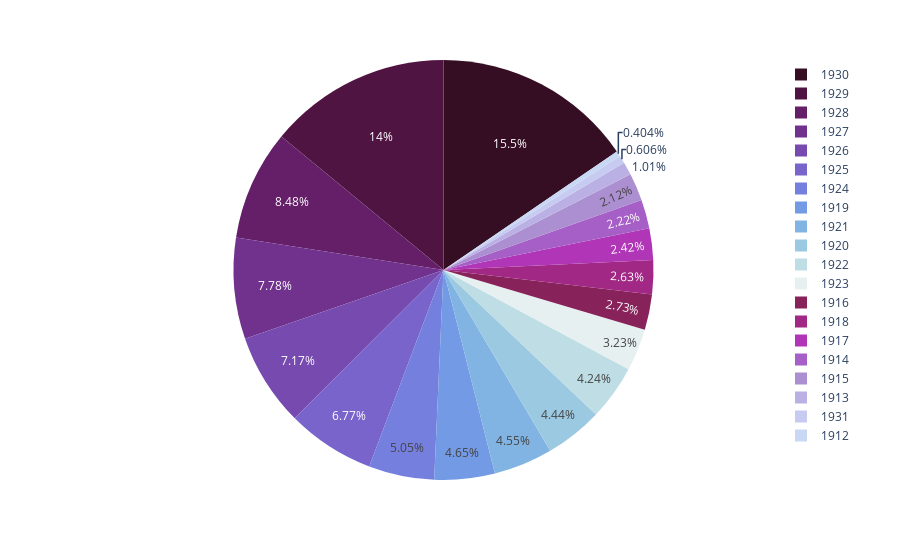

Notebook code for this chart:
### Code cell
px.pie(data_frame= df5.head(20), names='Year', values='Movie_Name', color_discrete_sequence=px.colors.sequential.dense_r)

### Figure 1 — Plotly figure (JSON) as saved in the notebook; plotly's stock layout.template omitted (floating-point values rounded to 4 significant figures)
{"data": [{"domain": {"x": [0, 1], "y": [0, 1]}, "hovertemplate": "Year=%{label}<br>Movie_Name=%{value}<extra></extra>", "labels": [1930, 1929, 1928, 1927, 1926, 1925, 1924, 1919, 1921, 1920, 1922, 1923, 1916, 1918, 1917, 1914, 1915, 1913, 1931, 1912], "legendgroup": "", "name": "", "showlegend": true, "type": "pie", "values": [153, 139, 84, 77, 71, 67, 50, 46, 45, 44, 42, 32, 27, 26, 24, 22, 21, 10, 6, 4]}], "layout": {"legend": {"tracegroupgap": 0}, "margin": {"t": 60}, "piecolorway": ["rgb(54, 14, 36)", "rgb(80, 20, 66)", "rgb(100, 31, 104)", "rgb(113, 50, 141)", "rgb(119, 74, 175)", "rgb(120, 100, 202)", "rgb(117, 127, 221)", "rgb(115, 154, 228)", "rgb(129, 180, 227)", "rgb(156, 201, 226)", "rgb(191, 221, 229)", "rgb(230, 240, 240)"]}}
